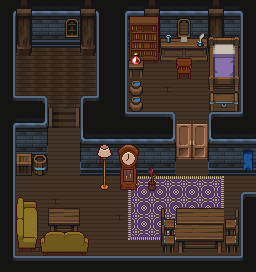

Tiled map render using the project's own tile images. Description and the whole map definition, tile-layer contents included, below:
An orthogonal 16x17 tile map with 16x16 px tiles, 6 tile layers (Floor, Rug, Wall, Wall props, ...), 6 tilesets.

<map version="1.10" tiledversion="1.11.0" orientation="orthogonal" renderorder="right-down" width="16" height="17" tilewidth="16" tileheight="16" infinite="0" nextlayerid="14" nextobjectid="1">
 <tileset firstgid="1" name="house_tileset" tilewidth="16" tileheight="16" tilecount="162" columns="18">
  <image source="Assets/Top-Down_Retro_Interior/TopDownHouse_FloorsAndWalls.png" width="288" height="144" />
 </tileset>
 <tileset firstgid="163" source="Props2.tsx" />
 <tileset firstgid="563" source="Dungeon_Tiles.tsx" />
 <tileset firstgid="1188" source="Dungeon_Props.tsx" />
 <tileset firstgid="1813" source="TopDownHouse_FurnitureState1.tsx" />
 <tileset firstgid="2047" source="TopDownHouse_FurnitureState2.tsx" />
 <layer id="8" name="Floor" width="16" height="17">
  <data encoding="csv">
609,609,609,609,609,609,609,609,609,609,609,609,609,609,609,609,
609,609,609,609,609,609,609,609,609,609,609,609,609,609,609,609,
609,609,609,609,609,609,609,609,609,609,609,609,609,609,609,609,
609,603,603,603,603,603,603,609,609,609,609,609,609,609,609,609,
609,603,603,603,603,603,609,609,609,609,609,609,609,609,609,609,
609,603,603,603,603,603,609,609,609,609,606,609,609,609,609,609,
609,603,603,603,603,603,609,609,609,609,609,609,609,606,609,609,
609,609,609,609,609,609,609,609,609,609,609,609,609,609,609,609,
609,609,606,609,609,609,609,609,609,609,609,609,609,609,609,609,
609,609,609,609,609,609,609,609,609,609,609,609,609,609,609,609,
609,609,609,609,609,609,609,609,606,609,609,609,609,609,609,609,
609,609,609,609,609,609,609,609,609,609,609,609,609,609,609,609,
609,609,609,606,609,609,609,609,609,609,609,609,606,609,609,609,
609,609,609,609,609,609,609,606,609,609,609,609,609,609,609,609,
609,609,609,609,606,609,609,609,609,609,609,609,609,609,609,609,
609,609,606,609,609,609,609,609,609,609,609,606,609,609,609,609,
609,609,609,609,609,609,609,609,609,609,609,609,609,609,609,609
</data>
 </layer>
 <layer id="13" name="Rug" width="16" height="17">
  <data encoding="csv">
0,0,0,0,0,0,0,0,0,0,0,0,0,0,0,0,
0,0,0,0,0,0,0,0,0,0,0,0,0,0,0,0,
0,0,0,0,0,0,0,0,0,0,0,0,0,0,0,0,
0,0,0,0,0,0,0,0,0,0,0,0,0,0,0,0,
0,0,0,0,0,0,0,0,0,0,0,0,0,0,0,0,
0,0,0,0,0,0,0,0,0,0,0,0,0,0,0,0,
0,0,0,0,0,0,0,0,0,0,0,0,0,0,0,0,
0,0,0,0,0,0,0,0,0,0,0,0,0,0,0,0,
0,0,0,0,0,0,0,0,0,0,0,0,0,0,0,0,
0,0,0,0,0,0,0,0,0,0,0,0,0,0,0,0,
0,0,0,0,0,0,0,0,0,0,0,0,0,0,0,0,
0,0,0,0,0,0,0,0,169,170,170,170,170,171,0,0,
0,0,0,0,0,0,0,0,189,190,190,190,190,191,0,0,
0,0,0,0,0,0,0,0,189,190,190,190,190,191,0,0,
0,0,0,0,0,0,0,0,209,210,210,210,210,211,0,0,
0,0,0,0,0,0,0,0,0,0,0,0,0,0,0,0,
0,0,0,0,0,0,0,0,0,0,0,0,0,0,0,0
</data>
 </layer>
 <layer id="9" name="Wall" width="16" height="17">
  <data encoding="csv">
666,727,564,564,564,727,667,666,564,727,564,564,564,727,564,667,
691,752,589,589,589,752,692,691,589,752,589,589,589,752,589,692,
691,777,614,614,614,777,692,691,614,777,614,614,614,777,614,692,
691,802,0,0,0,802,692,691,0,802,0,0,0,802,0,692,
691,0,0,0,0,0,692,691,0,0,0,0,0,0,0,692,
691,0,0,0,0,0,692,691,0,0,0,0,0,0,0,692,
716,639,640,658,659,638,717,691,0,0,0,0,0,0,0,692,
666,564,665,683,684,692,865,716,639,639,640,443,444,638,639,717,
691,589,690,0,0,663,564,564,564,564,665,463,464,663,564,664,
691,614,715,0,0,688,589,589,589,589,690,483,484,688,589,589,
691,0,0,0,0,713,614,614,614,614,715,0,0,713,614,614,
691,0,0,0,0,0,0,0,0,0,0,0,0,0,0,0,
691,0,0,0,0,0,0,0,0,0,0,0,0,0,0,638,
691,0,0,0,0,0,0,0,0,0,0,0,0,0,0,692,
691,0,0,0,0,0,0,0,0,0,0,0,0,0,0,692,
691,0,0,0,0,0,0,0,0,0,0,0,0,0,0,692,
716,639,639,639,639,639,639,639,639,639,639,639,639,639,639,717
</data>
 </layer>
 <layer id="10" name="Wall props" width="16" height="17">
  <data encoding="csv">
0,0,0,0,0,0,0,0,0,0,0,0,0,0,0,0,
0,0,0,0,1198,0,0,0,2101,2103,0,1199,0,0,0,0,
0,0,0,0,1223,0,0,0,2114,2116,0,1224,0,0,0,0,
0,0,0,0,0,0,0,0,2127,2129,0,0,0,0,0,0,
0,0,0,0,0,0,0,0,0,0,0,0,0,0,0,0,
0,0,0,0,0,0,0,0,0,0,0,0,0,0,0,0,
0,0,0,0,0,0,0,0,0,0,0,0,0,0,0,0,
0,0,0,0,0,0,0,0,0,0,0,0,0,0,0,0,
0,0,0,0,0,0,0,0,0,0,0,0,0,0,0,0,
0,1188,1189,0,0,0,1910,1908,1909,0,0,0,0,0,0,1489,
0,1213,1214,0,0,0,1923,1921,1922,2177,0,0,0,0,0,1514,
0,0,0,0,0,0,1936,1934,1935,2190,0,0,0,0,0,0,
0,0,0,0,0,0,0,0,0,0,0,0,0,0,0,0,
0,0,0,1325,1327,0,0,0,0,0,0,0,0,0,0,0,
0,0,0,1350,1352,0,0,0,0,0,0,0,0,0,0,0,
0,0,0,0,0,0,0,0,0,0,0,0,0,0,0,0,
0,0,0,0,0,0,0,0,0,0,0,0,0,0,0,0
</data>
 </layer>
 <layer id="11" name="props" width="16" height="17">
  <data encoding="csv">
0,0,0,0,0,0,0,0,0,0,0,0,0,0,0,0,
0,0,0,0,0,0,0,0,0,0,0,0,0,0,0,0,
0,0,0,0,0,0,0,0,0,0,1446,1447,1448,1353,1354,0,
0,0,0,0,0,0,0,0,1275,0,1471,1472,1473,1378,1379,0,
0,0,0,0,0,0,0,0,1300,0,0,0,0,1403,1404,0,
0,0,0,0,0,0,0,0,1571,0,0,0,0,1428,1429,0,
0,0,0,0,0,0,0,0,1571,0,0,0,0,0,0,0,
0,0,0,0,0,0,0,0,0,0,0,0,0,0,0,0,
0,0,0,0,0,0,0,0,0,0,0,0,0,0,0,0,
0,0,0,0,0,0,0,0,0,0,0,0,0,0,0,0,
0,0,0,0,0,0,0,0,0,0,0,0,0,0,0,0,
0,0,0,0,0,0,0,0,0,0,0,0,0,0,0,0,
0,0,0,0,0,0,0,0,0,0,0,0,0,0,0,0,
0,0,0,0,0,0,0,0,0,0,2147484874,1325,1326,1326,1226,0,
0,0,2178,2179,2180,2181,0,0,0,0,2147484899,1326,1326,1327,1251,0,
0,0,2191,2192,2193,2194,0,0,0,0,0,1350,1351,1352,0,0,
0,0,0,0,0,0,0,0,0,0,0,0,0,0,0,0
</data>
 </layer>
 <layer id="12" name="props2" width="16" height="17">
  <data encoding="csv">
0,0,0,0,0,0,0,0,0,0,0,0,0,0,0,0,
0,0,0,0,0,0,0,0,0,0,0,0,0,0,0,0,
0,0,0,0,0,0,0,0,0,0,1474,1498,1525,0,0,0,
0,0,0,0,0,0,0,0,1538,0,0,2057,0,0,0,0,
0,0,0,0,0,0,0,0,0,0,0,2070,0,0,0,0,
0,0,0,0,0,0,0,0,0,0,0,0,0,1494,1495,0,
0,0,0,0,0,0,0,0,0,0,0,0,0,1519,1520,0,
0,0,0,0,0,0,0,0,0,0,0,0,0,0,0,0,
0,0,0,0,0,0,0,0,0,0,0,0,0,0,0,0,
0,0,0,0,0,0,0,0,0,0,0,0,0,0,0,0,
0,0,0,0,0,0,0,0,0,0,0,0,0,0,0,0,
0,0,0,0,0,0,0,0,0,0,0,0,0,0,0,0,
0,2203,2204,0,0,0,0,0,0,0,0,0,0,0,0,0,
0,2216,2217,0,0,0,0,0,0,0,0,0,0,0,0,0,
0,2229,2230,0,0,0,0,0,0,0,2147484874,0,0,0,1226,0,
0,2242,2243,0,0,0,0,0,0,0,2147484899,0,0,0,1251,0,
0,0,0,0,0,0,0,0,0,0,0,0,0,0,0,0
</data>
 </layer>
</map>
